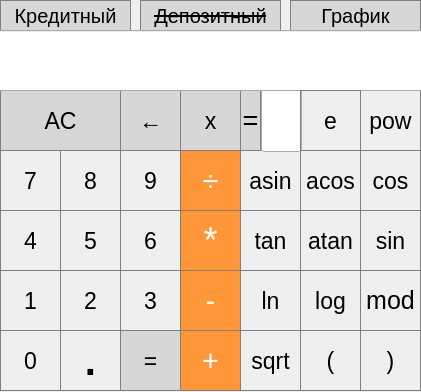
<?xml version="1.0" encoding="UTF-8"?>
<ui version="4.0">
 <class>MainWindow</class>
 <widget class="QMainWindow" name="MainWindow">
  <property name="geometry">
   <rect>
    <x>0</x>
    <y>0</y>
    <width>421</width>
    <height>392</height>
   </rect>
  </property>
  <property name="font">
   <font>
    <pointsize>21</pointsize>
   </font>
  </property>
  <property name="windowTitle">
   <string>s21_Calck</string>
  </property>
  <property name="windowOpacity">
   <double>1.000000000000000</double>
  </property>
  <property name="toolTipDuration">
   <number>-1</number>
  </property>
  <property name="layoutDirection">
   <enum>Qt::LeftToRight</enum>
  </property>
  <widget class="QWidget" name="centralwidget">
   <widget class="QPushButton" name="pushButton_AC">
    <property name="geometry">
     <rect>
      <x>0</x>
      <y>90</y>
      <width>121</width>
      <height>61</height>
     </rect>
    </property>
    <property name="font">
     <font>
      <pointsize>17</pointsize>
     </font>
    </property>
    <property name="styleSheet">
     <string notr="true">QPushButton {
  background-color: rgb(215, 215, 215);
color:black;
  border: 1px solid gray;
}
QPushButton:pressed {
    background-color: qlineargradient(x1: 0, y1: 0, x2: 0, y2: 1,
                                      stop: 0 #BEBEBE, stop: 1 #D7D7D7);
}</string>
    </property>
    <property name="text">
     <string>AC</string>
    </property>
   </widget>
   <widget class="QPushButton" name="pushButton_x">
    <property name="geometry">
     <rect>
      <x>180</x>
      <y>90</y>
      <width>61</width>
      <height>61</height>
     </rect>
    </property>
    <property name="font">
     <font>
      <pointsize>17</pointsize>
     </font>
    </property>
    <property name="styleSheet">
     <string notr="true">QPushButton {
  background-color: rgb(215, 215, 215);
color:brack;
  border: 1px solid gray;
}
QPushButton:pressed {
    background-color: qlineargradient(x1: 0, y1: 0, x2: 0, y2: 1,
                                      stop: 0 #BEBEBE, stop: 1 #D7D7D7);
}</string>
    </property>
    <property name="text">
     <string>x</string>
    </property>
   </widget>
   <widget class="QPushButton" name="pushButton_pow">
    <property name="geometry">
     <rect>
      <x>360</x>
      <y>90</y>
      <width>61</width>
      <height>61</height>
     </rect>
    </property>
    <property name="font">
     <font>
      <pointsize>17</pointsize>
     </font>
    </property>
    <property name="styleSheet">
     <string notr="true">QPushButton {
   border: 1px solid gray;
}
QPushButton:pressed {
    background-color: qlineargradient(x1: 0, y1: 0, x2: 0, y2: 1,
                                      stop: 0 #dadbde, stop: 1 #f6f7fa);
}</string>
    </property>
    <property name="text">
     <string>pow</string>
    </property>
   </widget>
   <widget class="QPushButton" name="pushButton_div">
    <property name="geometry">
     <rect>
      <x>180</x>
      <y>150</y>
      <width>61</width>
      <height>61</height>
     </rect>
    </property>
    <property name="font">
     <font>
      <pointsize>22</pointsize>
     </font>
    </property>
    <property name="styleSheet">
     <string notr="true">QPushButton {
  background-color: rgb(255, 151, 57);
  color: white; 
  border: 1px solid gray;
}

QPushButton:pressed {
    background-color: qlineargradient(x1: 0, y1: 0, x2: 0, y2: 1,
                                      stop: 0 #FF7832, stop: 1 #FF9739);
}</string>
    </property>
    <property name="text">
     <string>÷</string>
    </property>
   </widget>
   <widget class="QPushButton" name="pushButton_sin">
    <property name="geometry">
     <rect>
      <x>360</x>
      <y>210</y>
      <width>61</width>
      <height>61</height>
     </rect>
    </property>
    <property name="font">
     <font>
      <pointsize>17</pointsize>
     </font>
    </property>
    <property name="styleSheet">
     <string notr="true">QPushButton {
   border: 1px solid gray;
}
QPushButton:pressed {
    background-color: qlineargradient(x1: 0, y1: 0, x2: 0, y2: 1,
                                      stop: 0 #dadbde, stop: 1 #f6f7fa);
}</string>
    </property>
    <property name="text">
     <string>sin</string>
    </property>
   </widget>
   <widget class="QPushButton" name="pushButton_cos">
    <property name="geometry">
     <rect>
      <x>360</x>
      <y>150</y>
      <width>61</width>
      <height>61</height>
     </rect>
    </property>
    <property name="font">
     <font>
      <pointsize>17</pointsize>
     </font>
    </property>
    <property name="styleSheet">
     <string notr="true">QPushButton {
   border: 1px solid gray;
}
QPushButton:pressed {
    background-color: qlineargradient(x1: 0, y1: 0, x2: 0, y2: 1,
                                      stop: 0 #dadbde, stop: 1 #f6f7fa);
}</string>
    </property>
    <property name="text">
     <string>cos</string>
    </property>
   </widget>
   <widget class="QPushButton" name="pushButton_8">
    <property name="geometry">
     <rect>
      <x>60</x>
      <y>150</y>
      <width>61</width>
      <height>61</height>
     </rect>
    </property>
    <property name="font">
     <font>
      <pointsize>17</pointsize>
     </font>
    </property>
    <property name="styleSheet">
     <string notr="true">QPushButton {
   border: 1px solid gray;
}
QPushButton:pressed {
    background-color: qlineargradient(x1: 0, y1: 0, x2: 0, y2: 1,
                                      stop: 0 #dadbde, stop: 1 #f6f7fa);
}</string>
    </property>
    <property name="text">
     <string>8</string>
    </property>
   </widget>
   <widget class="QPushButton" name="pushButton_acos">
    <property name="geometry">
     <rect>
      <x>300</x>
      <y>150</y>
      <width>61</width>
      <height>61</height>
     </rect>
    </property>
    <property name="font">
     <font>
      <pointsize>17</pointsize>
     </font>
    </property>
    <property name="styleSheet">
     <string notr="true">QPushButton {
   border: 1px solid gray;
}
QPushButton:pressed {
    background-color: qlineargradient(x1: 0, y1: 0, x2: 0, y2: 1,
                                      stop: 0 #dadbde, stop: 1 #f6f7fa);
}</string>
    </property>
    <property name="text">
     <string>acos</string>
    </property>
   </widget>
   <widget class="QPushButton" name="pushButton_asin">
    <property name="geometry">
     <rect>
      <x>240</x>
      <y>150</y>
      <width>61</width>
      <height>61</height>
     </rect>
    </property>
    <property name="font">
     <font>
      <pointsize>17</pointsize>
     </font>
    </property>
    <property name="styleSheet">
     <string notr="true">QPushButton {
   border: 1px solid gray;
}
QPushButton:pressed {
    background-color: qlineargradient(x1: 0, y1: 0, x2: 0, y2: 1,
                                      stop: 0 #dadbde, stop: 1 #f6f7fa);
}</string>
    </property>
    <property name="text">
     <string>asin</string>
    </property>
   </widget>
   <widget class="QPushButton" name="pushButton_7">
    <property name="geometry">
     <rect>
      <x>0</x>
      <y>150</y>
      <width>61</width>
      <height>61</height>
     </rect>
    </property>
    <property name="font">
     <font>
      <pointsize>17</pointsize>
     </font>
    </property>
    <property name="styleSheet">
     <string notr="true">QPushButton {
   border: 1px solid gray;
}
QPushButton:pressed {
    background-color: qlineargradient(x1: 0, y1: 0, x2: 0, y2: 1,
                                      stop: 0 #dadbde, stop: 1 #f6f7fa);
}</string>
    </property>
    <property name="text">
     <string>7</string>
    </property>
   </widget>
   <widget class="QPushButton" name="pushButton_mul">
    <property name="geometry">
     <rect>
      <x>180</x>
      <y>210</y>
      <width>61</width>
      <height>61</height>
     </rect>
    </property>
    <property name="font">
     <font>
      <pointsize>27</pointsize>
     </font>
    </property>
    <property name="styleSheet">
     <string notr="true">QPushButton {
  background-color: rgb(255, 151, 57);
  color: white; 
  border: 1px solid gray;
}

QPushButton:pressed {
    background-color: qlineargradient(x1: 0, y1: 0, x2: 0, y2: 1,
                                      stop: 0 #FF7832, stop: 1 #FF9739);
}</string>
    </property>
    <property name="text">
     <string>*</string>
    </property>
    <property name="iconSize">
     <size>
      <width>16</width>
      <height>16</height>
     </size>
    </property>
    <property name="default">
     <bool>false</bool>
    </property>
   </widget>
   <widget class="QPushButton" name="pushButton_9">
    <property name="geometry">
     <rect>
      <x>120</x>
      <y>150</y>
      <width>61</width>
      <height>61</height>
     </rect>
    </property>
    <property name="font">
     <font>
      <pointsize>17</pointsize>
     </font>
    </property>
    <property name="styleSheet">
     <string notr="true">QPushButton {
   border: 1px solid gray;
}
QPushButton:pressed {
    background-color: qlineargradient(x1: 0, y1: 0, x2: 0, y2: 1,
                                      stop: 0 #dadbde, stop: 1 #f6f7fa);
}</string>
    </property>
    <property name="text">
     <string>9</string>
    </property>
   </widget>
   <widget class="QPushButton" name="pushButton_5">
    <property name="geometry">
     <rect>
      <x>60</x>
      <y>210</y>
      <width>61</width>
      <height>61</height>
     </rect>
    </property>
    <property name="font">
     <font>
      <pointsize>17</pointsize>
     </font>
    </property>
    <property name="styleSheet">
     <string notr="true">QPushButton {
   border: 1px solid gray;
}
QPushButton:pressed {
    background-color: qlineargradient(x1: 0, y1: 0, x2: 0, y2: 1,
                                      stop: 0 #dadbde, stop: 1 #f6f7fa);
}</string>
    </property>
    <property name="text">
     <string>5</string>
    </property>
   </widget>
   <widget class="QPushButton" name="pushButton_atan">
    <property name="geometry">
     <rect>
      <x>300</x>
      <y>210</y>
      <width>61</width>
      <height>61</height>
     </rect>
    </property>
    <property name="font">
     <font>
      <pointsize>17</pointsize>
     </font>
    </property>
    <property name="styleSheet">
     <string notr="true">QPushButton {
   border: 1px solid gray;
}
QPushButton:pressed {
    background-color: qlineargradient(x1: 0, y1: 0, x2: 0, y2: 1,
                                      stop: 0 #dadbde, stop: 1 #f6f7fa);
}</string>
    </property>
    <property name="text">
     <string>atan</string>
    </property>
   </widget>
   <widget class="QPushButton" name="pushButton_tan">
    <property name="geometry">
     <rect>
      <x>240</x>
      <y>210</y>
      <width>61</width>
      <height>61</height>
     </rect>
    </property>
    <property name="font">
     <font>
      <pointsize>17</pointsize>
     </font>
    </property>
    <property name="styleSheet">
     <string notr="true">QPushButton {
   border: 1px solid gray;
}
QPushButton:pressed {
    background-color: qlineargradient(x1: 0, y1: 0, x2: 0, y2: 1,
                                      stop: 0 #dadbde, stop: 1 #f6f7fa);
}</string>
    </property>
    <property name="text">
     <string>tan</string>
    </property>
   </widget>
   <widget class="QPushButton" name="pushButton_4">
    <property name="geometry">
     <rect>
      <x>0</x>
      <y>210</y>
      <width>61</width>
      <height>61</height>
     </rect>
    </property>
    <property name="font">
     <font>
      <pointsize>17</pointsize>
     </font>
    </property>
    <property name="styleSheet">
     <string notr="true">QPushButton {
   border: 1px solid gray;
}
QPushButton:pressed {
    background-color: qlineargradient(x1: 0, y1: 0, x2: 0, y2: 1,
                                      stop: 0 #dadbde, stop: 1 #f6f7fa);
}</string>
    </property>
    <property name="text">
     <string>4</string>
    </property>
   </widget>
   <widget class="QPushButton" name="pushButton_sub">
    <property name="geometry">
     <rect>
      <x>180</x>
      <y>270</y>
      <width>61</width>
      <height>61</height>
     </rect>
    </property>
    <property name="font">
     <font>
      <pointsize>22</pointsize>
     </font>
    </property>
    <property name="styleSheet">
     <string notr="true">QPushButton {
  background-color: rgb(255, 151, 57);
  color: white; 
  border: 1px solid gray;
}

QPushButton:pressed {
    background-color: qlineargradient(x1: 0, y1: 0, x2: 0, y2: 1,
                                      stop: 0 #FF7832, stop: 1 #FF9739);
}</string>
    </property>
    <property name="text">
     <string>-</string>
    </property>
   </widget>
   <widget class="QPushButton" name="pushButton_6">
    <property name="geometry">
     <rect>
      <x>120</x>
      <y>210</y>
      <width>61</width>
      <height>61</height>
     </rect>
    </property>
    <property name="font">
     <font>
      <pointsize>17</pointsize>
     </font>
    </property>
    <property name="styleSheet">
     <string notr="true">QPushButton {
   border: 1px solid gray;
}
QPushButton:pressed {
    background-color: qlineargradient(x1: 0, y1: 0, x2: 0, y2: 1,
                                      stop: 0 #dadbde, stop: 1 #f6f7fa);
}</string>
    </property>
    <property name="text">
     <string>6</string>
    </property>
   </widget>
   <widget class="QPushButton" name="pushButton_log">
    <property name="geometry">
     <rect>
      <x>300</x>
      <y>270</y>
      <width>61</width>
      <height>61</height>
     </rect>
    </property>
    <property name="font">
     <font>
      <pointsize>17</pointsize>
     </font>
    </property>
    <property name="styleSheet">
     <string notr="true">QPushButton {
   border: 1px solid gray;
}
QPushButton:pressed {
    background-color: qlineargradient(x1: 0, y1: 0, x2: 0, y2: 1,
                                      stop: 0 #dadbde, stop: 1 #f6f7fa);
}</string>
    </property>
    <property name="text">
     <string>log</string>
    </property>
   </widget>
   <widget class="QPushButton" name="pushButton_ln">
    <property name="geometry">
     <rect>
      <x>240</x>
      <y>270</y>
      <width>61</width>
      <height>61</height>
     </rect>
    </property>
    <property name="font">
     <font>
      <pointsize>17</pointsize>
     </font>
    </property>
    <property name="styleSheet">
     <string notr="true">QPushButton {
   border: 1px solid gray;
}
QPushButton:pressed {
    background-color: qlineargradient(x1: 0, y1: 0, x2: 0, y2: 1,
                                      stop: 0 #dadbde, stop: 1 #f6f7fa);
}</string>
    </property>
    <property name="text">
     <string>ln</string>
    </property>
   </widget>
   <widget class="QPushButton" name="pushButton_1">
    <property name="geometry">
     <rect>
      <x>0</x>
      <y>270</y>
      <width>61</width>
      <height>61</height>
     </rect>
    </property>
    <property name="font">
     <font>
      <pointsize>17</pointsize>
     </font>
    </property>
    <property name="styleSheet">
     <string notr="true">QPushButton {
   border: 1px solid gray;
}
QPushButton:pressed {
    background-color: qlineargradient(x1: 0, y1: 0, x2: 0, y2: 1,
                                      stop: 0 #dadbde, stop: 1 #f6f7fa);
}</string>
    </property>
    <property name="text">
     <string>1</string>
    </property>
   </widget>
   <widget class="QPushButton" name="pushButton_add">
    <property name="geometry">
     <rect>
      <x>180</x>
      <y>330</y>
      <width>61</width>
      <height>61</height>
     </rect>
    </property>
    <property name="font">
     <font>
      <pointsize>22</pointsize>
     </font>
    </property>
    <property name="styleSheet">
     <string notr="true">QPushButton {
  background-color: rgb(255, 151, 57);
  color: white; 
  border: 1px solid gray;
}

QPushButton:pressed {
    background-color: qlineargradient(x1: 0, y1: 0, x2: 0, y2: 1,
                                      stop: 0 #FF7832, stop: 1 #FF9739);
}</string>
    </property>
    <property name="text">
     <string>+</string>
    </property>
   </widget>
   <widget class="QPushButton" name="pushButton_3">
    <property name="geometry">
     <rect>
      <x>120</x>
      <y>270</y>
      <width>61</width>
      <height>61</height>
     </rect>
    </property>
    <property name="font">
     <font>
      <pointsize>17</pointsize>
     </font>
    </property>
    <property name="styleSheet">
     <string notr="true">QPushButton {
   border: 1px solid gray;
}
QPushButton:pressed {
    background-color: qlineargradient(x1: 0, y1: 0, x2: 0, y2: 1,
                                      stop: 0 #dadbde, stop: 1 #f6f7fa);
}</string>
    </property>
    <property name="text">
     <string>3</string>
    </property>
   </widget>
   <widget class="QPushButton" name="pushButton_2">
    <property name="geometry">
     <rect>
      <x>60</x>
      <y>270</y>
      <width>61</width>
      <height>61</height>
     </rect>
    </property>
    <property name="font">
     <font>
      <pointsize>17</pointsize>
     </font>
    </property>
    <property name="styleSheet">
     <string notr="true">QPushButton {
   border: 1px solid gray;
}
QPushButton:pressed {
    background-color: qlineargradient(x1: 0, y1: 0, x2: 0, y2: 1,
                                      stop: 0 #dadbde, stop: 1 #f6f7fa);
}</string>
    </property>
    <property name="text">
     <string>2</string>
    </property>
   </widget>
   <widget class="QPushButton" name="pushButton_Clouse">
    <property name="geometry">
     <rect>
      <x>360</x>
      <y>330</y>
      <width>61</width>
      <height>61</height>
     </rect>
    </property>
    <property name="font">
     <font>
      <pointsize>17</pointsize>
     </font>
    </property>
    <property name="styleSheet">
     <string notr="true">QPushButton {
   border: 1px solid gray;
}
QPushButton:pressed {
    background-color: qlineargradient(x1: 0, y1: 0, x2: 0, y2: 1,
                                      stop: 0 #dadbde, stop: 1 #f6f7fa);
}</string>
    </property>
    <property name="text">
     <string>)</string>
    </property>
   </widget>
   <widget class="QPushButton" name="pushButton_Open">
    <property name="geometry">
     <rect>
      <x>300</x>
      <y>330</y>
      <width>61</width>
      <height>61</height>
     </rect>
    </property>
    <property name="font">
     <font>
      <pointsize>17</pointsize>
     </font>
    </property>
    <property name="styleSheet">
     <string notr="true">QPushButton {
   border: 1px solid gray;
}
QPushButton:pressed {
    background-color: qlineargradient(x1: 0, y1: 0, x2: 0, y2: 1,
                                      stop: 0 #dadbde, stop: 1 #f6f7fa);
}</string>
    </property>
    <property name="text">
     <string>(</string>
    </property>
   </widget>
   <widget class="QPushButton" name="pushButton_0">
    <property name="geometry">
     <rect>
      <x>0</x>
      <y>330</y>
      <width>61</width>
      <height>61</height>
     </rect>
    </property>
    <property name="font">
     <font>
      <pointsize>17</pointsize>
     </font>
    </property>
    <property name="styleSheet">
     <string notr="true">QPushButton {
   border: 1px solid gray;
}
QPushButton:pressed {
    background-color: qlineargradient(x1: 0, y1: 0, x2: 0, y2: 1,
                                      stop: 0 #dadbde, stop: 1 #f6f7fa);
}</string>
    </property>
    <property name="text">
     <string>0</string>
    </property>
   </widget>
   <widget class="QPushButton" name="pushButton_sqrt">
    <property name="geometry">
     <rect>
      <x>240</x>
      <y>330</y>
      <width>61</width>
      <height>61</height>
     </rect>
    </property>
    <property name="font">
     <font>
      <pointsize>17</pointsize>
     </font>
    </property>
    <property name="styleSheet">
     <string notr="true">QPushButton {
   border: 1px solid gray;
}
QPushButton:pressed {
    background-color: qlineargradient(x1: 0, y1: 0, x2: 0, y2: 1,
                                      stop: 0 #dadbde, stop: 1 #f6f7fa);
}</string>
    </property>
    <property name="text">
     <string>sqrt</string>
    </property>
   </widget>
   <widget class="QPushButton" name="pushButton_eq">
    <property name="geometry">
     <rect>
      <x>120</x>
      <y>330</y>
      <width>61</width>
      <height>61</height>
     </rect>
    </property>
    <property name="font">
     <font>
      <pointsize>17</pointsize>
     </font>
    </property>
    <property name="styleSheet">
     <string notr="true">QPushButton {
  background-color: rgb(215, 215, 215);
color:brack;
  border: 1px solid gray;
}
QPushButton:pressed {
    background-color: qlineargradient(x1: 0, y1: 0, x2: 0, y2: 1,
                                      stop: 0 #BEBEBE, stop: 1 #D7D7D7);
}</string>
    </property>
    <property name="text">
     <string>=</string>
    </property>
   </widget>
   <widget class="QPushButton" name="pushButton_dot">
    <property name="geometry">
     <rect>
      <x>60</x>
      <y>330</y>
      <width>61</width>
      <height>61</height>
     </rect>
    </property>
    <property name="font">
     <font>
      <pointsize>30</pointsize>
      <italic>false</italic>
      <bold>true</bold>
      <underline>false</underline>
      <strikeout>false</strikeout>
      <stylestrategy>PreferDefault</stylestrategy>
     </font>
    </property>
    <property name="acceptDrops">
     <bool>false</bool>
    </property>
    <property name="styleSheet">
     <string notr="true">QPushButton {
   border: 1px solid gray;
}
QPushButton:pressed {
    background-color: qlineargradient(x1: 0, y1: 0, x2: 0, y2: 1,
                                      stop: 0 #dadbde, stop: 1 #f6f7fa);
}</string>
    </property>
    <property name="text">
     <string>.</string>
    </property>
   </widget>
   <widget class="QPushButton" name="pushButton_mod">
    <property name="geometry">
     <rect>
      <x>360</x>
      <y>270</y>
      <width>61</width>
      <height>61</height>
     </rect>
    </property>
    <property name="font">
     <font>
      <pointsize>19</pointsize>
     </font>
    </property>
    <property name="styleSheet">
     <string notr="true">QPushButton {
   border: 1px solid gray;
}
QPushButton:pressed {
    background-color: qlineargradient(x1: 0, y1: 0, x2: 0, y2: 1,
                                      stop: 0 #dadbde, stop: 1 #f6f7fa);
}</string>
    </property>
    <property name="text">
     <string>mod</string>
    </property>
   </widget>
   <widget class="QPushButton" name="credit">
    <property name="geometry">
     <rect>
      <x>0</x>
      <y>0</y>
      <width>131</width>
      <height>31</height>
     </rect>
    </property>
    <property name="font">
     <font>
      <pointsize>15</pointsize>
     </font>
    </property>
    <property name="styleSheet">
     <string notr="true">QPushButton {
  background-color: rgb(215, 215, 215);
color:brack;
  border: 1px solid gray;
}
QPushButton:pressed {
    background-color: qlineargradient(x1: 0, y1: 0, x2: 0, y2: 1,
                                      stop: 0 #BEBEBE, stop: 1 #D7D7D7);
}</string>
    </property>
    <property name="text">
     <string>Кредитный</string>
    </property>
   </widget>
   <widget class="QPushButton" name="pushButton_AC_2">
    <property name="geometry">
     <rect>
      <x>120</x>
      <y>90</y>
      <width>61</width>
      <height>61</height>
     </rect>
    </property>
    <property name="font">
     <font>
      <pointsize>17</pointsize>
     </font>
    </property>
    <property name="styleSheet">
     <string notr="true">QPushButton {
  background-color: rgb(215, 215, 215);
color:black;
  border: 1px solid gray;
}
QPushButton:pressed {
    background-color: qlineargradient(x1: 0, y1: 0, x2: 0, y2: 1,
                                      stop: 0 #BEBEBE, stop: 1 #D7D7D7);
}</string>
    </property>
    <property name="text">
     <string>←</string>
    </property>
   </widget>
   <widget class="QPushButton" name="pushButton_x_2">
    <property name="geometry">
     <rect>
      <x>240</x>
      <y>90</y>
      <width>21</width>
      <height>61</height>
     </rect>
    </property>
    <property name="font">
     <font>
      <pointsize>20</pointsize>
     </font>
    </property>
    <property name="styleSheet">
     <string notr="true">QPushButton {
  background-color: rgb(215, 215, 215);
color:brack;
  border: 1px solid gray;
}
QPushButton:pressed {
    background-color: qlineargradient(x1: 0, y1: 0, x2: 0, y2: 1,
                                      stop: 0 #BEBEBE, stop: 1 #D7D7D7);
}</string>
    </property>
    <property name="text">
     <string>=</string>
    </property>
   </widget>
   <widget class="QPushButton" name="depoz">
    <property name="geometry">
     <rect>
      <x>140</x>
      <y>0</y>
      <width>141</width>
      <height>31</height>
     </rect>
    </property>
    <property name="font">
     <font>
      <pointsize>15</pointsize>
      <italic>false</italic>
      <bold>false</bold>
      <underline>false</underline>
      <strikeout>true</strikeout>
     </font>
    </property>
    <property name="styleSheet">
     <string notr="true">QPushButton {
  background-color: rgb(215, 215, 215);
color:brack;
  border: 1px solid gray;
}
QPushButton:pressed {
    background-color: qlineargradient(x1: 0, y1: 0, x2: 0, y2: 1,
                                      stop: 0 #BEBEBE, stop: 1 #D7D7D7);
}</string>
    </property>
    <property name="text">
     <string>Депозитный</string>
    </property>
   </widget>
   <widget class="QPushButton" name="graphic">
    <property name="geometry">
     <rect>
      <x>290</x>
      <y>0</y>
      <width>131</width>
      <height>31</height>
     </rect>
    </property>
    <property name="font">
     <font>
      <pointsize>15</pointsize>
     </font>
    </property>
    <property name="styleSheet">
     <string notr="true">QPushButton {
  background-color: rgb(215, 215, 215);
color:brack;
  border: 1px solid gray;
}
QPushButton:pressed {
    background-color: qlineargradient(x1: 0, y1: 0, x2: 0, y2: 1,
                                      stop: 0 #BEBEBE, stop: 1 #D7D7D7);
}</string>
    </property>
    <property name="text">
     <string>График</string>
    </property>
   </widget>
   <widget class="QLineEdit" name="lineEdit">
    <property name="geometry">
     <rect>
      <x>261</x>
      <y>89</y>
      <width>41</width>
      <height>63</height>
     </rect>
    </property>
   </widget>
   <widget class="QLineEdit" name="lineEdit_eq">
    <property name="geometry">
     <rect>
      <x>-2</x>
      <y>30</y>
      <width>441</width>
      <height>61</height>
     </rect>
    </property>
   </widget>
   <widget class="QPushButton" name="pushButton_e">
    <property name="geometry">
     <rect>
      <x>300</x>
      <y>90</y>
      <width>61</width>
      <height>61</height>
     </rect>
    </property>
    <property name="font">
     <font>
      <pointsize>17</pointsize>
     </font>
    </property>
    <property name="styleSheet">
     <string notr="true">QPushButton {
   border: 1px solid gray;
}
QPushButton:pressed {
    background-color: qlineargradient(x1: 0, y1: 0, x2: 0, y2: 1,
                                      stop: 0 #dadbde, stop: 1 #f6f7fa);
}</string>
    </property>
    <property name="text">
     <string>e</string>
    </property>
   </widget>
  </widget>
 </widget>
 <resources/>
 <connections/>
</ui>
